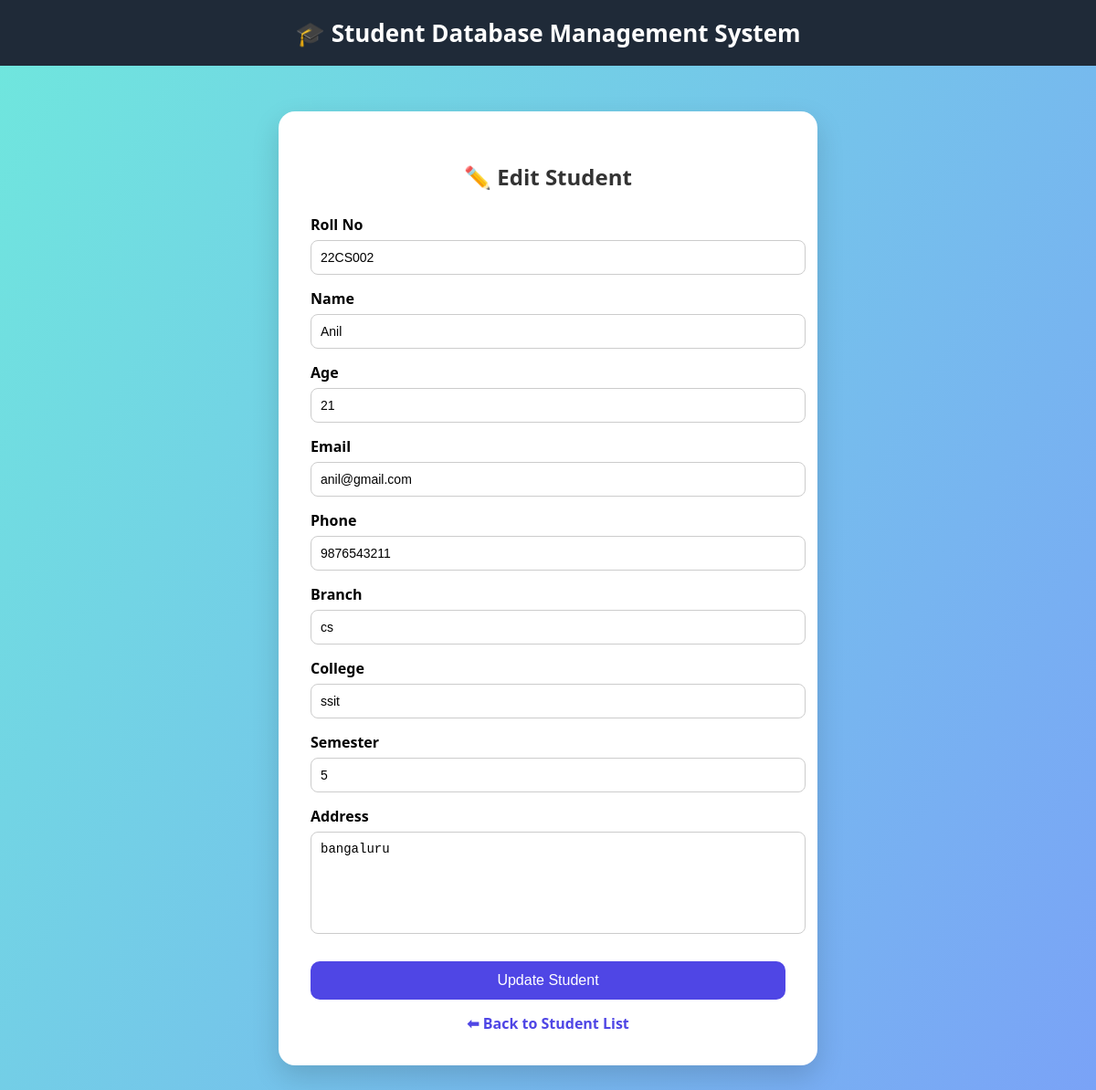
The page /edit/3/ on the database its author committed.
### students/models.py (models this page shows, shortened)
class Student(models.Model):
    roll_no = models.CharField(max_length=20, unique=True)
    name = models.CharField(max_length=100)
    age = models.IntegerField()
    email = models.EmailField()
    phone = models.CharField(max_length=10)
    branch = models.CharField(max_length=100)
    college = models.CharField(max_length=100)
    semester = models.IntegerField()
    address = models.TextField()

### students/views.py (the view)
# urls.py: path('edit/<int:id>/', views.edit_student, name='edit'),
def edit_student(request, id):
    student = get_object_or_404(Student, id=id)
    if request.method == 'POST':
        form = StudentForm(request.POST, instance=student)
        if form.is_valid():
            form.save()
            return redirect('list')
    else:
        form = StudentForm(instance=student)
    return render(request, 'students/edit.html', {'form': form})

### students/forms.py
class StudentForm(forms.ModelForm):
    class Meta:
        model = Student
        fields = "__all__"

### students/templates/students/edit.html (shortened to what this page needs)
<!DOCTYPE html>
<html lang="en">
<head>
</head>
<body>
<div class="header">
    🎓 Student Database Management System
</div>
<div class="card">
    <h2>✏️ Edit Student</h2>
    <form method="post">
        <label>Roll No</label>
        {{ form.roll_no }}
        <label>Name</label>
        {{ form.name }}
        <label>Age</label>
        {{ form.age }}
        <label>Email</label>
        {{ form.email }}
        <label>Phone</label>
        {{ form.phone }}
        <label>Branch</label>
        {{ form.branch }}
        <label>College</label>
        {{ form.college }}
        <label>Semester</label>
        {{ form.semester }}
        <label>Address</label>
        {{ form.address }}
        <button type="submit">Update Student</button>
    </form>
    <div class="back">
        <a href="{% url 'list' %}">⬅ Back to Student List</a>
    </div>
</div>
</body>
</html>

### students/templates/students/edit.html (style rules this page uses)
body { margin: 0; font-family: 'Segoe UI', sans-serif; background: linear-gradient(120deg, #6fe7dd, #7aa2f7); min-height: 100vh; }
.header { background: #1f2a38; color: #fff; padding: 18px; text-align: center; font-size: 26px; font-weight: bold; }
.card { max-width: 520px; margin: 50px auto; background: #fff; padding: 35px; border-radius: 18px; box-shadow: 0 12px 30px rgba(0,0,0,0.15); }
.card h2 { text-align: center; margin-bottom: 25px; color: #333; }
label { font-weight: 600; display: block; margin-top: 15px; }
input, textarea { width: 100%; padding: 10px; margin-top: 6px; border-radius: 8px; border: 1px solid #ccc; font-size: 14px; }
textarea { resize: none; height: 90px; }
button { width: 100%; margin-top: 25px; padding: 12px; border: none; border-radius: 10px; background: #4f46e5; color: white; font-size: 16px; cursor: pointer; transition: 0.3s; }
.back { text-align: center; margin-top: 15px; }
.back a { text-decoration: none; color: #4f46e5; font-weight: bold; }

### rows shown on the page
Student: roll_no "22CS002", name "Anil", age "21", email "anil@gmail.com", phone "9876543211", branch "cs", college "ssit", semester "5", address "bangaluru"
